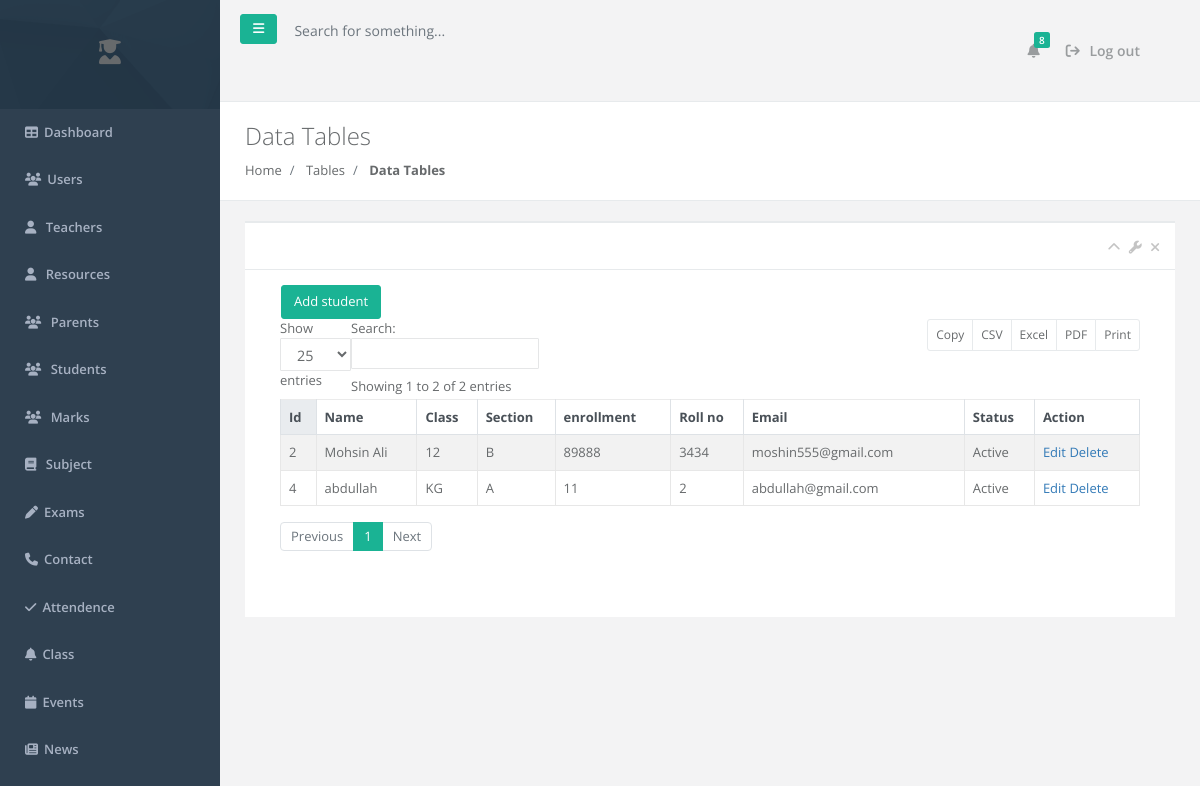
The app's page /dashboard/students/index.php with its own data.
### tables this page shows
CREATE TABLE `students` (
  `id` int(11) NOT NULL,
  `name` varchar(50) NOT NULL,
  `class` varchar(50) NOT NULL,
  `section` varchar(50) NOT NULL DEFAULT 'A',
  `enrollment` varchar(50) NOT NULL,
  `roll-no` varchar(50) NOT NULL,
  `email` varchar(50) NOT NULL,
  `status` varchar(20) NOT NULL DEFAULT 'Active'
);

### dashboard/students/index.php (the view, shortened to what this page needs)
<?php
include '../sidebar_header.php';
$students = $db->query("select * from students");
?>
<div class="row wrapper border-bottom white-bg page-heading">
                <div class="col-lg-10">
                    <h2>Data Tables</h2>
                    <ol class="breadcrumb">
                        <li class="breadcrumb-item">
                            <a href="index.html">Home</a>
                        </li>
                        <li class="breadcrumb-item">
                            <a>Tables</a>
                        </li>
                        <li class="breadcrumb-item active">
                            <strong>Data Tables</strong>
                        </li>
                    </ol>
                </div>
                <div class="col-lg-2">
                </div>
            </div>
        <div class="wrapper wrapper-content animated fadeInRight">
            <div class="row">
                <div class="col-lg-12">
                <div class="ibox ">
                    <div class="ibox-title">
                        <div class="ibox-tools">
                            <a class="collapse-link">
                                <i class="fa fa-chevron-up"></i>
                            </a>
                            <a class="dropdown-toggle" data-toggle="dropdown" href="#">
                                <i class="fa fa-wrench"></i>
                            </a>
                            <a class="close-link">
                                <i class="fa fa-times"></i>
                            </a>
                        </div>
                    </div>
                    <div class="ibox-content">
<div class="table-responsive">
<button class="btn btn-primary ml-3"><a  class=" text-white" href="<?php echo $url ?>students/add.php">Add student</a></button>
<table class="table table-striped table-bordered table-hover dataTables-example" >
                    <thead class="thead-light">
                        <tr>
                            <th>Id</th>
                            <th>Name</th>
                            <th>Class</th>
                            <th>Section</th>
                            <th>enrollment</th>
                            <th>Roll no</th>
                            <th>Email</th>
                            <th>Status</th>
                            <th>Action</th>
                        </tr>
                    </thead>
                    <tbody>
                        <?php foreach ($students as $row) {?>
                        <tr>
                            <td><?php echo $row['id']; ?></td>
                            <td><?php echo $row['name']; ?></td>
                            <td><?php echo $row['class']; ?></td>
                            <td><?php echo $row['section']; ?></td>
                            <td><?php echo $row['enrollment']; ?></td>
                            <td><?php echo $row['roll-no']; ?></td>
                            <td><?php echo $row['email']; ?></td>
                            <td><?php echo $row['status']; ?></td>
                            <td>
                                <a href="<?php echo $url;?>/students/edit.php?id=<?php echo $row['id']; ?>">Edit</a>
                                <a href="<?php echo $url;?>/students/index.php?delete=yes&&id=<?php echo $row['id']; ?>" onclick="return confirm('Are you sure?')">Delete</a>
                            </td>
                        </tr>
                        <?php } ?>
                    </tbody>
                </table>
            </div>
        </div>
<?php
    include '../footer.php';
?>

### records on screen
students: id "2", name "Mohsin Ali", class "12", section "B", enrollment "89888", value "3434", email "moshin555@gmail.com", status "Active"
students: id "4", name "abdullah", class "KG", section "A", enrollment "11", value "2", email "abdullah@gmail.com", status "Active"
